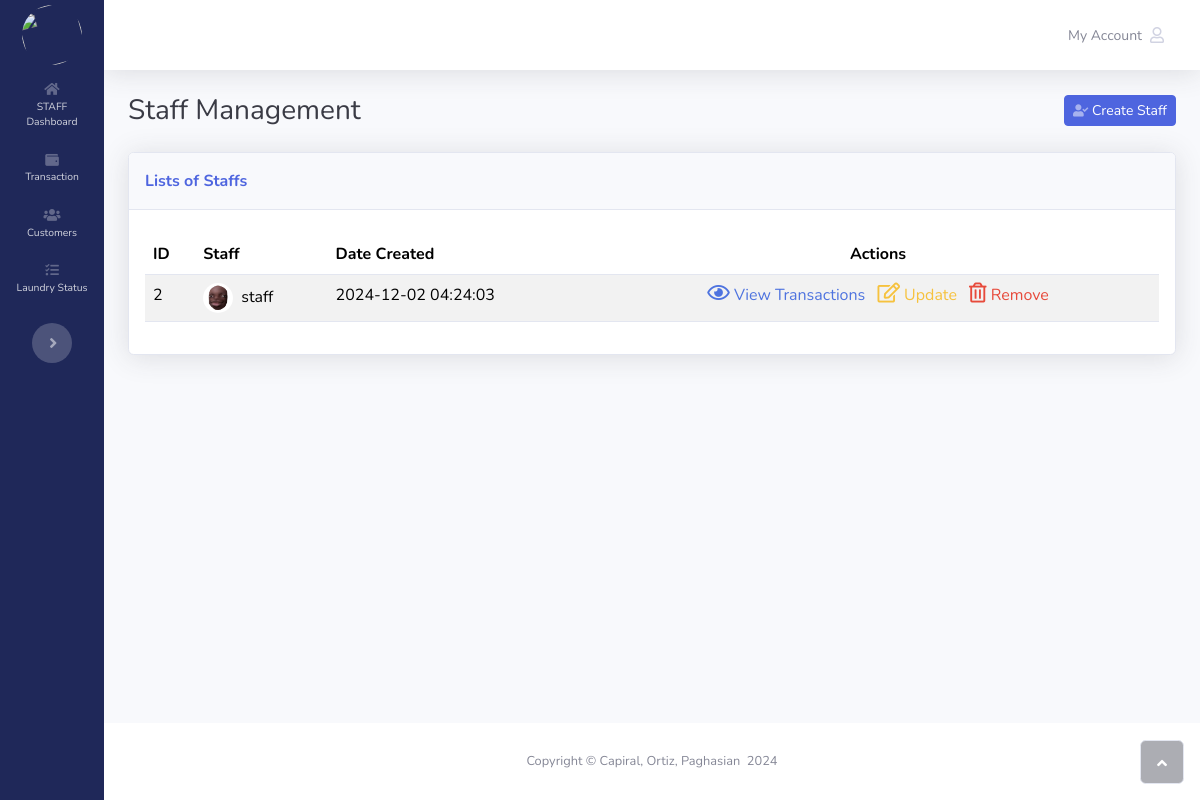
The app's page /staff.php (signed in) with its own data.
### tables this page shows
CREATE TABLE `users` (
  `id` int(11) NOT NULL,
  `username` varchar(255) DEFAULT NULL,
  `password` varchar(255) DEFAULT NULL,
  `level` varchar(255) DEFAULT NULL,
  `created_at` datetime DEFAULT current_timestamp()
);

### functions/views/staff.php (the view, shortened to what this page needs)
<?php
include_once 'functions/connection.php';
$sql = 'SELECT * FROM users WHERE level = 1 ORDER BY id DESC';
$stmt = $db->prepare($sql);
$stmt->execute();
$results = $stmt->fetchAll();
foreach ($results as $row) {
    ?>
                <tr>
                    <td><?php echo $row['id']; ?></td>
                    <td><img class="rounded-circle me-2" width="30" height="30" src="assets/img/profile.png"><?php echo $row['username']; ?></td>
                    <td><?php echo $row['created_at']; ?></td>
                    <td class="text-center">
                        <a class="mx-1 text-decoration-none" href="profile-staff.php?id=<?php echo $row['id']?>" role="button"><i class="far fa-eye" style="font-size: 20px;"></i> View Transactions</a>
                        <a class="mx-1 text-decoration-none text-warning" href="#" role="button" data-bs-target="#update" data-bs-toggle="modal" data-id="<?php echo $row['id']?>" data-username="<?php echo $row['username']?>"><i class="far fa-edit text-warning" style="font-size: 20px;"></i> Update</a>
                        <a class="mx-1 text-decoration-none text-danger" href="#" role="button" data-bs-target="#remove" data-bs-toggle="modal" data-id="<?php echo $row['id']?>"><i class="far fa-trash-alt text-danger" style="font-size: 20px;"></i> Remove</a>
                    </td>
            </tr>
    <?php
}

### assets/css/bs-theme-overrides.css (style rules this page uses)
:root, [data-bs-theme=light] { --bs-primary: #4e65df; --bs-primary-rgb: 78,101,223; --bs-primary-text-emphasis: #1F2859; --bs-primary-bg-subtle: #DCE0F9; --bs-primary-border-subtle: #B8C1F2; }

### records on screen
users: id "2", username "staff", created_at "2024-12-02 04:24:03"
